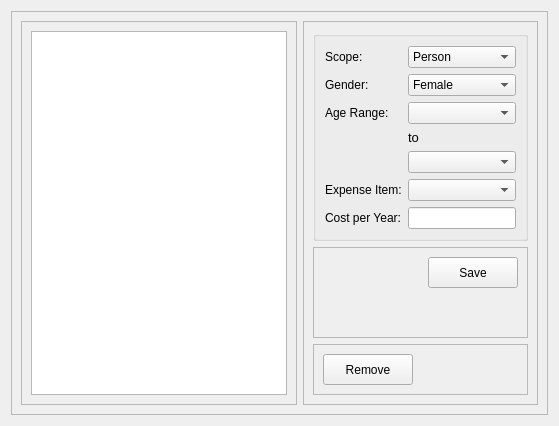
        <widget class="QWidget" name="tab_2">
         <attribute name="title">
          <string>Standard of Living Threshold</string>
         </attribute>
         <layout class="QGridLayout" name="gridLayout_21">
          <item row="0" column="0">
           <widget class="QFrame" name="frame_17">
            <property name="frameShape">
             <enum>QFrame::StyledPanel</enum>
            </property>
            <property name="frameShadow">
             <enum>QFrame::Raised</enum>
            </property>
            <layout class="QHBoxLayout" name="horizontalLayout_4">
             <item>
              <widget class="QFrame" name="frame_18">
               <property name="frameShape">
                <enum>QFrame::StyledPanel</enum>
               </property>
               <property name="frameShadow">
                <enum>QFrame::Raised</enum>
               </property>
               <layout class="QGridLayout" name="gridLayout_17">
                <item row="0" column="0">
                 <widget class="QTableView" name="tblStandardOfLiving">
                  <property name="alternatingRowColors">
                   <bool>true</bool>
                  </property>
                  <property name="sortingEnabled">
                   <bool>true</bool>
                  </property>
                 </widget>
                </item>
               </layout>
              </widget>
             </item>
             <item>
              <widget class="QFrame" name="frame_19">
               <property name="frameShape">
                <enum>QFrame::StyledPanel</enum>
               </property>
               <property name="frameShadow">
                <enum>QFrame::Raised</enum>
               </property>
               <layout class="QGridLayout" name="gridLayout_20">
                <item row="0" column="0">
                 <widget class="QGroupBox" name="groupBox_2">
                  <property name="title">
                   <string/>
                  </property>
                  <layout class="QFormLayout" name="formLayout_2">
                   <item row="0" column="0">
                    <widget class="QLabel" name="label_11">
                     <property name="text">
                      <string>Scope:</string>
                     </property>
                    </widget>
                   </item>
                   <item row="0" column="1">
                    <widget class="QComboBox" name="cmbScope">
                     <item>
                      <property name="text">
                       <string>Person</string>
                      </property>
                     </item>
                     <item>
                      <property name="text">
                       <string>Household</string>
                      </property>
                     </item>
                    </widget>
                   </item>
                   <item row="1" column="0">
                    <widget class="QLabel" name="label_13">
                     <property name="text">
                      <string>Gender:</string>
                     </property>
                    </widget>
                   </item>
                   <item row="1" column="1">
                    <widget class="QComboBox" name="cmbGender">
                     <property name="editable">
                      <bool>false</bool>
                     </property>
                     <item>
                      <property name="text">
                       <string>Female</string>
                      </property>
                     </item>
                     <item>
                      <property name="text">
                       <string>Male</string>
                      </property>
                     </item>
                     <item>
                      <property name="text">
                       <string>All</string>
                      </property>
                     </item>
                    </widget>
                   </item>
                   <item row="2" column="0">
                    <widget class="QLabel" name="label_12">
                     <property name="text">
                      <string>Age Range:</string>
                     </property>
                    </widget>
                   </item>
                   <item row="2" column="1">
                    <widget class="QComboBox" name="cmbAgeBottom">
                     <property name="editable">
                      <bool>false</bool>
                     </property>
                    </widget>
                   </item>
                   <item row="3" column="1">
                    <widget class="QLabel" name="label_15">
                     <property name="font">
                      <font>
                       <pointsize>10</pointsize>
                      </font>
                     </property>
                     <property name="text">
                      <string>to</string>
                     </property>
                    </widget>
                   </item>
                   <item row="4" column="1">
                    <widget class="QComboBox" name="cmbAgeTop">
                     <property name="editable">
                      <bool>false</bool>
                     </property>
                    </widget>
                   </item>
                   <item row="5" column="0">
                    <widget class="QLabel" name="label_10">
                     <property name="text">
                      <string>Expense Item:</string>
                     </property>
                    </widget>
                   </item>
                   <item row="5" column="1">
                    <widget class="QComboBox" name="cmbExpenseItem"/>
                   </item>
                   <item row="6" column="0">
                    <widget class="QLabel" name="label_14">
                     <property name="text">
                      <string>Cost per Year:</string>
                     </property>
                    </widget>
                   </item>
                   <item row="6" column="1">
                    <widget class="QLineEdit" name="txtCostPerYear"/>
                   </item>
                  </layout>
                 </widget>
                </item>
                <item row="1" column="0">
                 <widget class="QFrame" name="frame_21">
                  <property name="frameShape">
                   <enum>QFrame::StyledPanel</enum>
                  </property>
                  <property name="frameShadow">
                   <enum>QFrame::Raised</enum>
                  </property>
                  <layout class="QGridLayout" name="gridLayout_18">
                   <item row="0" column="1">
                    <widget class="QPushButton" name="cmdSaveLivingStanItem">
                     <property name="minimumSize">
                      <size>
                       <width>90</width>
                       <height>31</height>
                      </size>
                     </property>
                     <property name="text">
                      <string>Save</string>
                     </property>
                    </widget>
                   </item>
                   <item row="0" column="0">
                    <spacer name="horizontalSpacer_5">
                     <property name="orientation">
                      <enum>Qt::Horizontal</enum>
                     </property>
                     <property name="sizeHint" stdset="0">
                      <size>
                       <width>40</width>
                       <height>20</height>
                      </size>
                     </property>
                    </spacer>
                   </item>
                   <item row="1" column="1">
                    <spacer name="verticalSpacer_6">
                     <property name="orientation">
                      <enum>Qt::Vertical</enum>
                     </property>
                     <property name="sizeHint" stdset="0">
                      <size>
                       <width>20</width>
                       <height>40</height>
                      </size>
                     </property>
                    </spacer>
                   </item>
                  </layout>
                 </widget>
                </item>
                <item row="2" column="0">
                 <widget class="QFrame" name="frame_20">
                  <property name="frameShape">
                   <enum>QFrame::StyledPanel</enum>
                  </property>
                  <property name="frameShadow">
                   <enum>QFrame::Raised</enum>
                  </property>
                  <layout class="QGridLayout" name="gridLayout_19">
                   <item row="0" column="0">
                    <widget class="QPushButton" name="cmdDelLivingStandardItem">
                     <property name="minimumSize">
                      <size>
                       <width>90</width>
                       <height>31</height>
                      </size>
                     </property>
                     <property name="text">
                      <string>Remove</string>
                     </property>
                    </widget>
                   </item>
                   <item row="0" column="1">
                    <spacer name="horizontalSpacer_6">
                     <property name="orientation">
                      <enum>Qt::Horizontal</enum>
                     </property>
                     <property name="sizeHint" stdset="0">
                      <size>
                       <width>40</width>
                       <height>20</height>
                      </size>
                     </property>
                    </spacer>
                   </item>
                  </layout>
                 </widget>
                </item>
               </layout>
              </widget>
             </item>
            </layout>
           </widget>
          </item>
         </layout>
        </widget>
